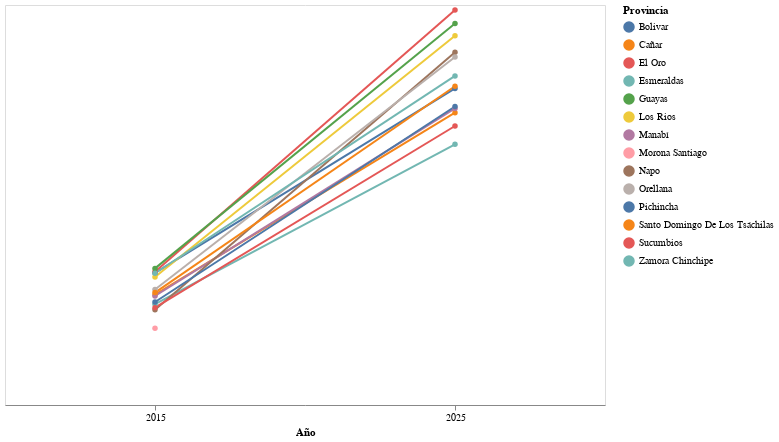

Source (notebook cell):
### Code cell
import altair as alt

df = df[df['PACC_ANIO'].isin([2015, 2025])].dropna(subset=['PACC_PRECIO_USD'])

df_group = (
    df.groupby(["PACC_ANIO", "DPA_PROVINCIA"], as_index=False)["PACC_PRECIO_USD"]
    .mean()
    .round(2)
)


df_wide = df_group.pivot(
    index="DPA_PROVINCIA",
    columns="PACC_ANIO",
    values="PACC_PRECIO_USD"
).reset_index()


# Cambio de formato para mejor visualizacion
df_long = df_wide.melt(
    id_vars="DPA_PROVINCIA",
    value_vars=[2015, 2025],
    var_name="Año",
    value_name="Precio"
)

# graficar
chart = (
    alt.Chart(df_long)
    .mark_line(point=True)
    .encode(
        x=alt.X("Año:N", title="Año", axis=alt.Axis(labelAngle=0, grid=False)),
        y=alt.Y("Precio:Q", axis=None),  # eliminamos el eje Y
        color=alt.Color("DPA_PROVINCIA:N", title="Provincia"),
        detail="DPA_PROVINCIA:N",
        tooltip=["Año", "DPA_PROVINCIA", "Precio"]
    )
    .properties(width=600, height=400)
)

chart

### Figure 1 — Vega-Lite specification as saved in the notebook (floating-point values rounded to 4 significant figures)
{"config": {"view": {"continuousWidth": 300, "continuousHeight": 300}}, "data": {"name": "data-9099c6b3adfd441d3da3f97ec61eab6e"}, "mark": {"type": "line", "point": true}, "encoding": {"color": {"field": "DPA_PROVINCIA", "title": "Provincia", "type": "nominal"}, "detail": {"field": "DPA_PROVINCIA", "type": "nominal"}, "tooltip": [{"field": "Año", "type": "quantitative"}, {"field": "DPA_PROVINCIA", "type": "nominal"}, {"field": "Precio", "type": "quantitative"}], "x": {"axis": {"grid": false, "labelAngle": 0}, "field": "Año", "title": "Año", "type": "nominal"}, "y": {"axis": null, "field": "Precio", "type": "quantitative"}}, "height": 400, "width": 600, "$schema": "https://vega.github.io/schema/vega-lite/v5.8.0.json", "datasets": {"data-9099c6b3adfd441d3da3f97ec61eab6e": [{"DPA_PROVINCIA": "Bolivar", "Año": 2015, "Precio": 115.6}, {"DPA_PROVINCIA": "Cañar", "Año": 2015, "Precio": 96.49}, {"DPA_PROVINCIA": "El Oro", "Año": 2015, "Precio": 116.7}, {"DPA_PROVINCIA": "Esmeraldas", "Año": 2015, "Precio": 88.2}, {"DPA_PROVINCIA": "Guayas", "Año": 2015, "Precio": 119.5}, {"DPA_PROVINCIA": "Los Rios", "Año": 2015, "Precio": 112.0}, {"DPA_PROVINCIA": "Manabí", "Año": 2015, "Precio": 95.45}, {"DPA_PROVINCIA": "Morona Santiago", "Año": 2015, "Precio": 67.19}, {"DPA_PROVINCIA": "Napo", "Año": 2015, "Precio": 83.31}, {"DPA_PROVINCIA": "Orellana", "Año": 2015, "Precio": 101.0}, {"DPA_PROVINCIA": "Pichincha", "Año": 2015, "Precio": 90.14}, {"DPA_PROVINCIA": "Santo Domingo De Los Tsáchilas", "Año": 2015, "Precio": 98.35}, {"DPA_PROVINCIA": "Sucumbios", "Año": 2015, "Precio": 85.2}, {"DPA_PROVINCIA": "Zamora Chinchipe", "Año": 2015, "Precio": 115.3}, {"DPA_PROVINCIA": "Bolivar", "Año": 2025, "Precio": 277.0}, {"DPA_PROVINCIA": "Cañar", "Año": 2025, "Precio": 255.8}, {"DPA_PROVINCIA": "El Oro", "Año": 2025, "Precio": 345.7}, {"DPA_PROVINCIA": "Esmeraldas", "Año": 2025, "Precio": 228.1}, {"DPA_PROVINCIA": "Guayas", "Año": 2025, "Precio": 333.8}, {"DPA_PROVINCIA": "Los Rios", "Año": 2025, "Precio": 323.0}, {"DPA_PROVINCIA": "Manabí", "Año": 2025, "Precio": 259.5}, {"DPA_PROVINCIA": "Morona Santiago", "Año": 2025, "Precio": null}, {"DPA_PROVINCIA": "Napo", "Año": 2025, "Precio": 308.7}, {"DPA_PROVINCIA": "Orellana", "Año": 2025, "Precio": 304.6}, {"DPA_PROVINCIA": "Pichincha", "Año": 2025, "Precio": 261.2}, {"DPA_PROVINCIA": "Santo Domingo De Los Tsáchilas", "Año": 2025, "Precio": 278.9}, {"DPA_PROVINCIA": "Sucumbios", "Año": 2025, "Precio": 244.1}, {"DPA_PROVINCIA": "Zamora Chinchipe", "Año": 2025, "Precio": 287.9}]}}
